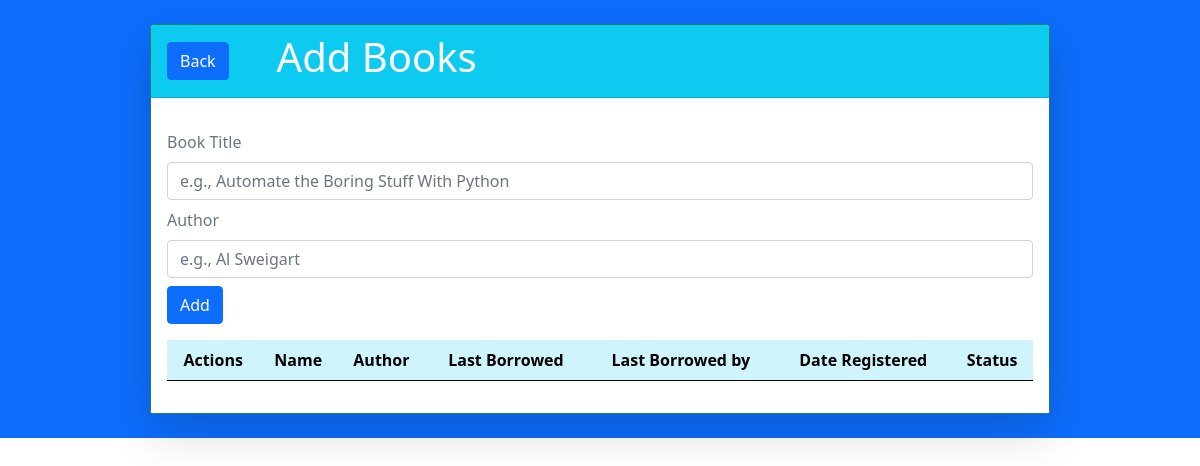
Before: /add (signed in) with the older database file.
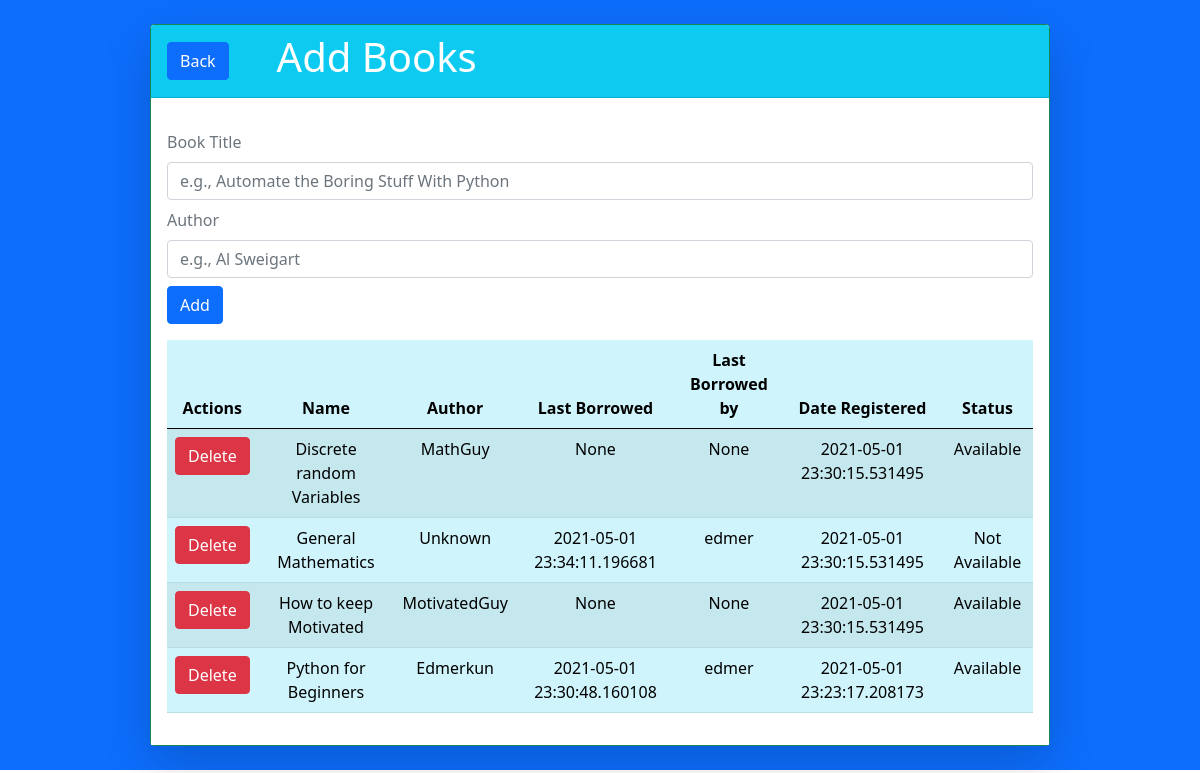
After: the same page with the newer database file.
### app.py (models this page shows)
class Books(db.Model):
    id = db.Column(db.Integer,primary_key = True)
    bookName = db.Column(db.String(100), nullable = False)
    author = db.Column(db.String(50), nullable = False)
    isBorrowed = db.Column(db.Boolean, nullable = False, default=False)
    borrowedBy = db.Column(db.String(30), nullable = True)
    dateBorrowed = db.Column(db.DateTime, nullable = True)
    dateReturned = db.Column(db.DateTime,nullable=True)
    dateRegistered = db.Column(db.DateTime, nullable = False, default = datetime.now())

### app.py (the view)
@app.route('/add',methods=['POST','GET'])
@login_required
def addBooks():
    if request.method == 'POST':
        try:
            bookName= request.form.get('bookName')
            author = request.form.get('author')
            newBook = Books(bookName=bookName,author=author)
            db.session.add(newBook)
            db.session.commit()
            return redirect(url_for('addBooks'))
        except:
            flash('Book already exists','error')
            return redirect(url_for('addBooks'))
    else:
        contents = Books.query.order_by(Books.bookName).all()
        return render_template('add.html',contents=contents)

### app.py (called while the page is built)
@login_manager.user_loader
def load_user(user_id):
    return Users.query.get(int(user_id))

### templates/add.html (shortened to what this page needs)
{% extends 'base.html' %}
{% block content %}
<main class="d-flex flex-column bg-primary">
    <div class="card shadow-lg border-success d-flex w-75 mx-auto my-4">
        <div class="d-flex align-items-center bg-info card-header text-center">
            <div class="btn btn-primary ms-0">
                <a class="text-white text-decoration-none" href="{{url_for('indexPage')}}">Back</a>
            </div>
            <h1 class=" ms-5 text-white">Add Books</h1>
        </div>
        <div class="bg-white card-body text-center ">
            <div>
                <form method="post" class="form-group d-flex align-items-sm-start flex-column my-3"
                    action="{{url_for('addBooks')}}">
                    <label class="text-muted">
                        Book Title
                    </label>
                    <input class="form-control my-2" type="text" name="bookName"
                        placeholder="e.g., Automate the Boring Stuff With Python">
                    <label class="text-muted">
                        Author
                    </label>
                    <input class="form-control my-2" type="text" name="author" placeholder="e.g., Al Sweigart">
                    <button type="submit" class="btn btn-primary">Add</button>
                </form>
            </div>
            <table class="table table-info table-striped">
                <thead>
                    <tr>
                        <th scope="col">
                            Actions
                        </th>
                        <th scope="col">
                            Name
                        </th>
                        <th scope="col">
                            Author
                        </th>
                        <th scope="col">
                            Last Borrowed
                        </th>
                        <th scope="col">
                            Last Borrowed by
                        </th>
                        <th scope="col">
                            Date Registered
                        </th>
                        <th scope="col">
                            Status
                        </th>
                    </tr>
                </thead>
                <tbody>
                    {% for content in contents %}
                    <tr>
                        <td>
                            <form method="post" action="{{url_for('deleteBooks')}}">
                                <button type="submit" value="{{content.bookName}}" name="delete_btn"
                                    class="btn btn-danger">Delete</button>
                            </form>
                        </td>
                        <td>
                            {{content.bookName}}
                        </td>
                        <td>
                            {{content.author}}
                        </td>
                        <td>
                            {{content.dateBorrowed}}
                        </td>
                        <td>
                            {{content.borrowedBy}}
                        </td>
                        <td>
                            {{content.dateRegistered}}
                        </td>
                        <td>
                            {%if content.isBorrowed %}
                            Not Available
                            {% endif %}
                            {%if not content.isBorrowed%}
                            Available
                            {% endif %}
                        </td>
                    </tr>
                    {% endfor %}
                </tbody>
            </table>
        </div>
    </div>
</main>
{% endblock content %}

Changed rows visible on the page:
added Books: bookName "Discrete random Variables", author "MathGuy", dateBorrowed "None", borrowedBy "None", dateRegistered "2021-05-01 23:30:15.531495", isBorrowed "Available"
added Books: bookName "General Mathematics", author "Unknown", dateBorrowed "2021-05-01 23:34:11.196681", borrowedBy "edmer", dateRegistered "2021-05-01 23:30:15.531495", isBorrowed "Not Available"
added Books: bookName "How to keep Motivated", author "MotivatedGuy", dateBorrowed "None", borrowedBy "None", dateRegistered "2021-05-01 23:30:15.531495", isBorrowed "Available"
added Books: bookName "Python for Beginners", author "Edmerkun", dateBorrowed "2021-05-01 23:30:48.160108", borrowedBy "edmer", dateRegistered "2021-05-01 23:23:17.208173", isBorrowed "Available"
